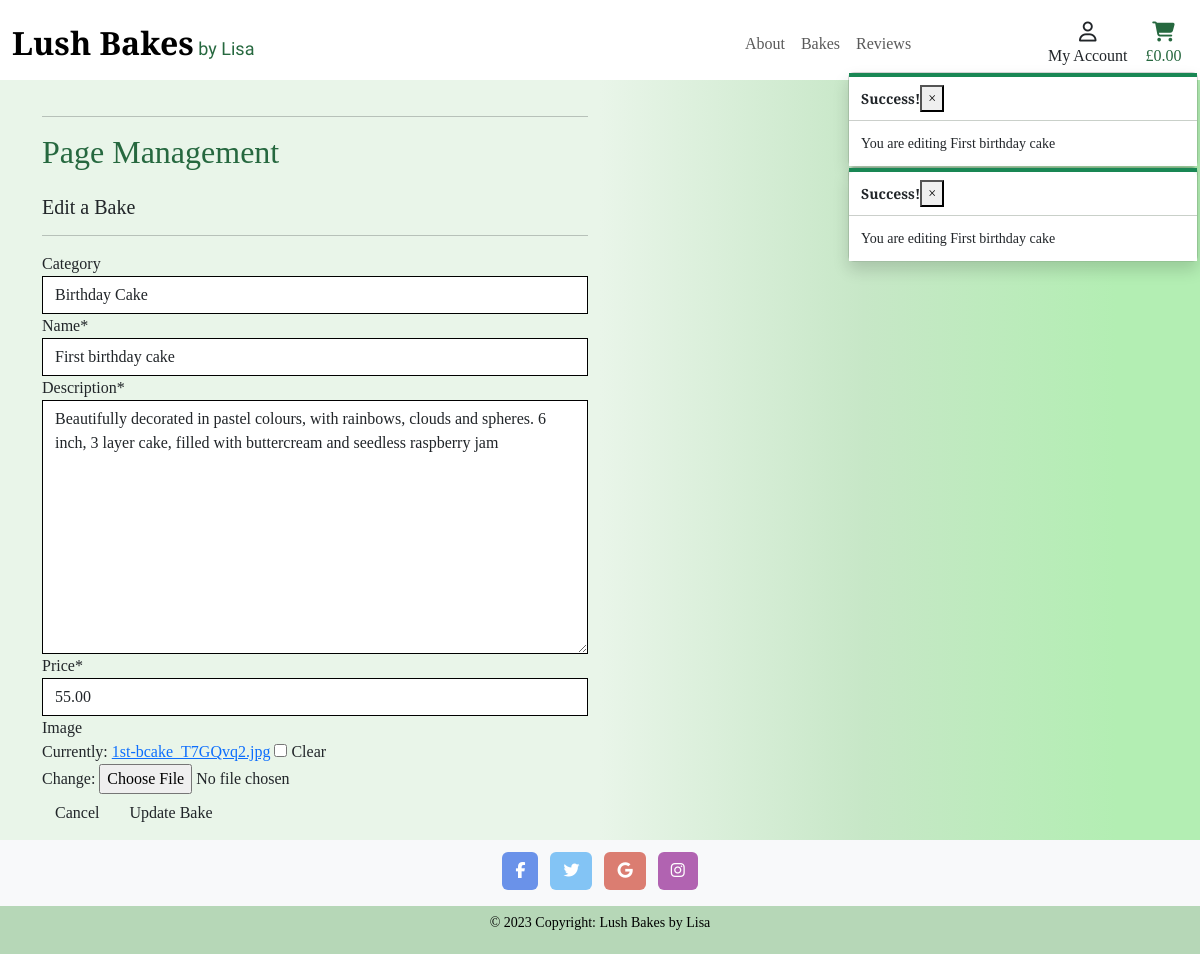
Page /products/edit/1/ (signed in) on the committed database.
### products/models.py (models this page shows, shortened)
class Product(models.Model):
    category = models.ForeignKey(
        'Category', null=True, blank=True, on_delete=models.SET_NULL)
    name = models.CharField(max_length=100)
    description = models.TextField()
    price = models.DecimalField(max_digits=6, decimal_places=2)
    image = models.ImageField(null=True, blank=True)

### products/views.py (the view)
# urls.py: path('edit/<int:product_id>/', views.edit_product, name='edit_product'),
@login_required
def edit_product(request, product_id):
    if not request.user.is_superuser:
        messages.error(request, 'For admin use only!')
        return redirect(reverse('home'))
    product = get_object_or_404(Product, pk=product_id)
    form = ProductForm(instance=product)
    messages.info(request, f'You are editing {product.name}')
    if request.method == 'POST':
        form = ProductForm(request.POST, request.FILES, instance=product)
        if form.is_valid():
            form.save()
            messages.success(request, 'Successfully updated!')
            return redirect(reverse('product_description', args=[product.id]))
        else:
            messages.error(
                request, 'Failed to update bake. Please ensure the form is valid.')
    else:
        form = ProductForm(instance=product)
        messages.info(request, f'You are editing {product.name}')
    template = 'products/edit_product.html'
    context = {
        'form': form,
        'product': product,
    }
    return render(request, template, context)

### products/forms.py
class ProductForm(forms.ModelForm):
    class Meta:
        model = Product
        fields = '__all__'
    def __init__(self, *args, **kwargs):
        super().__init__(*args, **kwargs)
        categories = Category.objects.all()
        friendly_names = [(c.id, c.get_friendly_name()) for c in categories]
        self.fields['category'].choices = friendly_names
        for field_name, field in self.fields.items():
            field.widget.attrs['class'] = 'border-black rounded-0'

### bag/contexts.py (called while the page is built, shortened)
def bag_contents(request):
    bag_items = []
    total = 0
    product_count = 0
    bag = request.session.get('bag', {})
    delivery = total * Decimal(settings.STANDARD_DELIVERY_PERCENTAGE) / 100
    grand_total = delivery + total
    context = {
        'bag_items': bag_items,
        'total': total,
        'product_count': product_count,
        'delivery': delivery,
        'grand_total': grand_total,
    }
    return context

### products/models.py (called while the page is built)
    def get_friendly_name(self):
        return self.friendly_name

### products/templates/products/edit_product.html (shortened to what this page needs)
{% extends 'base.html' %}
{% load static %}
{% block page_header %}
<div class="container header-container">
</div>
{% endblock %}
{% block content %}
<div class="container">
    <div class="row">
        <div class="col-12 col-md-6">
            <hr>
            <h2 class="logo-font mb-4">Page Management</h2>
            <h5>Edit a Bake</h5>
            <hr>
        </div>
    </div>
    <div class="row">
        <div class="col-12 col-md-6">
            <form method="POST" action="{% url 'edit_product' product.id %}" class="form mb-2" enctype="multipart/form-data">
                {{ form | crispy }}
                <div class="text-right">
                    <a href="{% url 'products' %}" class="btn btn-outline-black rounded-0" >Cancel</a>
                    <button class="btn btn-black rounded-0" type="submit">Update Bake</button>
                </div>
            </form>
        </div>
    </div>
</div>
{% endblock %}

### static/css/base.css (style rules this page uses)
html { height: 100%; }
body { background: rgb(233, 245, 233); background: linear-gradient(90deg, rgba(233, 245, 233, 1) 50%, #c7e7c7 72%, rgba(179, 238, 179, 1) 93%); height: calc(100vh - 164px); font-family: "Prata", serif; }
.logo-font { font-family: "Prata", serif; color: #26683f; }
@media (min-width: 992px) { .header-container { padding-top: 100px; } }

### rows in the picture
Product: category "Birthday Cake", name "First birthday cake", description "Beautifully decorated in pastel colours, with rainbows, clouds and spheres. 6 inch, 3 layer cake, filled with buttercream and seedless raspberry jam", price "55.00"

### other values in the picture
{{ message }} "You are editing First birthday cake" "You are editing First birthday cake"
